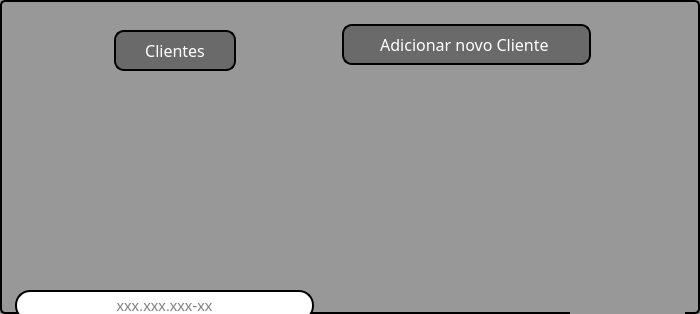
             <widget class="QFrame" name="frame_2">
              <property name="enabled">
               <bool>true</bool>
              </property>
              <property name="geometry">
               <rect>
                <x>9</x>
                <y>412</y>
                <width>700</width>
                <height>314</height>
               </rect>
              </property>
              <property name="sizePolicy">
               <sizepolicy hsizetype="Fixed" vsizetype="Fixed">
                <horstretch>0</horstretch>
                <verstretch>0</verstretch>
               </sizepolicy>
              </property>
              <property name="font">
               <font/>
              </property>
              <property name="cursor">
               <cursorShape>ArrowCursor</cursorShape>
              </property>
              <property name="mouseTracking">
               <bool>false</bool>
              </property>
              <property name="styleSheet">
               <string notr="true">background-color: rgb(152, 152, 152);
border-radius: 20px;

border-width: 2px; 
border-radius: 5px;
border-style: outset; 
border-color: rgb(0, 0, 0);</string>
              </property>
              <property name="frameShape">
               <enum>QFrame::StyledPanel</enum>
              </property>
              <property name="frameShadow">
               <enum>QFrame::Raised</enum>
              </property>
              <widget class="QLabel" name="label_5">
               <property name="geometry">
                <rect>
                 <x>175</x>
                 <y>-47</y>
                 <width>400</width>
                 <height>16</height>
                </rect>
               </property>
               <property name="styleSheet">
                <string notr="true">background-color: rgb(255, 255, 255);</string>
               </property>
               <property name="text">
                <string/>
               </property>
              </widget>
              <widget class="QPushButton" name="bt_novo">
               <property name="geometry">
                <rect>
                 <x>342</x>
                 <y>24</y>
                 <width>249</width>
                 <height>41</height>
                </rect>
               </property>
               <property name="font">
                <font>
                 <family>Arial Black</family>
                 <pointsize>12</pointsize>
                 <weight>10</weight>
                 <italic>false</italic>
                 <bold>false</bold>
                </font>
               </property>
               <property name="cursor">
                <cursorShape>PointingHandCursor</cursorShape>
               </property>
               <property name="mouseTracking">
                <bool>false</bool>
               </property>
               <property name="toolTip">
                <string notr="true"/>
               </property>
               <property name="styleSheet">
                <string notr="true">QPushButton{
background-color: rgb(106, 106, 106);
color: rgb(255, 255, 255);
font: 87 12pt &quot;Arial Black&quot;;
border-width: 2px; 
border-radius: 10px;
border-style: outset; 
border-color: rgb(0, 0, 0);
}

QPushButton:pressed{
background-color: rgb(106, 106, 106);
color: rgb(255, 255, 255);
font: 87 10pt &quot;Arial Black&quot;;
border-width: 4px; 
border-radius: 10px;
border-style: outset; 
border-color: rgb(255, 255, 255);



}
 </string>
               </property>
               <property name="text">
                <string>Adicionar novo Cliente </string>
               </property>
               <property name="icon">
                <iconset>
                 <normaloff>../imagens Projeto/novo 01.png</normaloff>../imagens Projeto/novo 01.png</iconset>
               </property>
               <property name="iconSize">
                <size>
                 <width>30</width>
                 <height>30</height>
                </size>
               </property>
              </widget>
              <widget class="QLineEdit" name="lineEdit_5">
               <property name="geometry">
                <rect>
                 <x>15</x>
                 <y>290</y>
                 <width>299</width>
                 <height>31</height>
                </rect>
               </property>
               <property name="font">
                <font>
                 <pointsize>11</pointsize>
                </font>
               </property>
               <property name="styleSheet">
                <string notr="true">background-color: rgb(255, 255, 255);
border-radius: 15px;
border-style: outset; 
border-width: 2px; </string>
               </property>
               <property name="echoMode">
                <enum>QLineEdit::Normal</enum>
               </property>
               <property name="cursorPosition">
                <number>0</number>
               </property>
               <property name="alignment">
                <set>Qt::AlignCenter</set>
               </property>
               <property name="placeholderText">
                <string>xxx.xxx.xxx-xx</string>
               </property>
              </widget>
              <widget class="QPushButton" name="bt_buscar">
               <property name="enabled">
                <bool>true</bool>
               </property>
               <property name="geometry">
                <rect>
                 <x>114</x>
                 <y>30</y>
                 <width>122</width>
                 <height>41</height>
                </rect>
               </property>
               <property name="font">
                <font>
                 <family>Arial Black</family>
                 <pointsize>12</pointsize>
                 <weight>10</weight>
                 <italic>false</italic>
                 <bold>false</bold>
                </font>
               </property>
               <property name="cursor">
                <cursorShape>PointingHandCursor</cursorShape>
               </property>
               <property name="mouseTracking">
                <bool>false</bool>
               </property>
               <property name="toolTip">
                <string notr="true"/>
               </property>
               <property name="styleSheet">
                <string notr="true">QPushButton{
background-color: rgb(106, 106, 106);
color: rgb(255, 255, 255);
font: 87 12pt &quot;Arial Black&quot;;
border-width: 2px; 
border-radius: 10px;
border-style: outset; 
border-color: rgb(0, 0, 0);
}

QPushButton:pressed{
background-color: rgb(106, 106, 106);
color: rgb(255, 255, 255);
font: 87 10pt &quot;Arial Black&quot;;
border-width: 4px; 
border-radius: 10px;
border-style: outset; 
border-color: rgb(255, 255, 255);



}
 </string>
               </property>
               <property name="text">
                <string>Clientes</string>
               </property>
               <property name="icon">
                <iconset>
                 <normaloff>../imagens Projeto/lupa.png</normaloff>../imagens Projeto/lupa.png</iconset>
               </property>
               <property name="iconSize">
                <size>
                 <width>30</width>
                 <height>30</height>
                </size>
               </property>
              </widget>
              <widget class="QPushButton" name="bt_sair">
               <property name="geometry">
                <rect>
                 <x>570</x>
                 <y>300</y>
                 <width>115</width>
                 <height>61</height>
                </rect>
               </property>
               <property name="cursor">
                <cursorShape>PointingHandCursor</cursorShape>
               </property>
               <property name="styleSheet">
                <string notr="true">QPushButton{
background-color: rgb(152, 152, 152);

color: rgb(255, 255, 255);
font: 87 12pt &quot;Arial Black&quot;;
border-width: 0px; 
border-radius: 0px;
border-style: outset; 
border-color: rgb(0, 0, 0);
}

QPushButton:pressed{
background-color: rgb(106, 106, 106);
color: rgb(255, 255, 255);
font: 87 10pt &quot;Arial Black&quot;;
border-width: 4px; 
border-radius: 10px;
border-style: outset; 
border-color: rgb(255, 255, 255);



}
 </string>
               </property>
               <property name="text">
                <string/>
               </property>
               <property name="icon">
                <iconset>
                 <normaloff>../imagens Projeto/logout.png</normaloff>../imagens Projeto/logout.png</iconset>
               </property>
               <property name="iconSize">
                <size>
                 <width>45</width>
                 <height>45</height>
                </size>
               </property>
              </widget>
             </widget>
